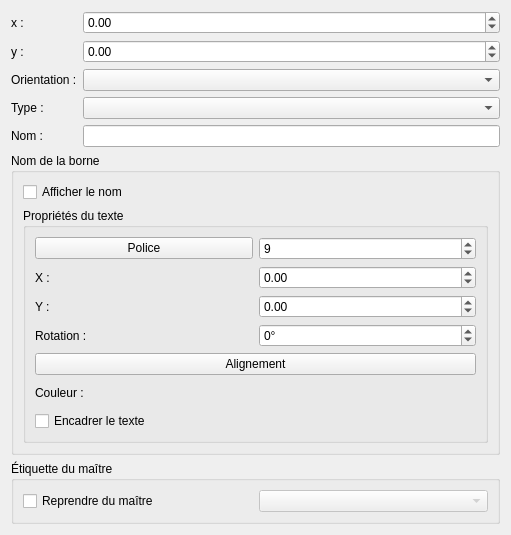
<?xml version="1.0" encoding="UTF-8"?>
<ui version="4.0">
 <class>TerminalEditor</class>
 <widget class="QWidget" name="TerminalEditor">
  <property name="geometry">
   <rect>
    <x>0</x>
    <y>0</y>
    <width>511</width>
    <height>500</height>
   </rect>
  </property>
  <property name="windowTitle">
   <string>Form</string>
  </property>
  <layout class="QGridLayout" name="gridLayout">
   <item row="1" column="0">
    <widget class="QLabel" name="label_2">
     <property name="text">
      <string>y :</string>
     </property>
    </widget>
   </item>
   <item row="0" column="1">
    <widget class="QDoubleSpinBox" name="m_x_dsb">
     <property name="minimum">
      <double>-5000.000000000000000</double>
     </property>
     <property name="maximum">
      <double>5000.000000000000000</double>
     </property>
    </widget>
   </item>
   <item row="1" column="1">
    <widget class="QDoubleSpinBox" name="m_y_dsb">
     <property name="minimum">
      <double>-5000.000000000000000</double>
     </property>
     <property name="maximum">
      <double>5000.000000000000000</double>
     </property>
    </widget>
   </item>
   <item row="2" column="0">
    <widget class="QLabel" name="label_3">
     <property name="text">
      <string>Orientation :</string>
     </property>
    </widget>
   </item>
   <item row="4" column="1">
    <widget class="QLineEdit" name="m_name_le"/>
   </item>
   <item row="2" column="1">
    <widget class="QComboBox" name="m_orientation_cb"/>
   </item>
   <item row="0" column="0">
    <widget class="QLabel" name="label">
     <property name="text">
      <string>x :</string>
     </property>
    </widget>
   </item>
   <item row="4" column="0">
    <widget class="QLabel" name="label_4">
     <property name="text">
      <string>Nom :</string>
     </property>
    </widget>
   </item>
   <item row="3" column="0">
    <widget class="QLabel" name="label_5">
     <property name="text">
      <string>Type :</string>
     </property>
    </widget>
   </item>
   <item row="3" column="1">
    <widget class="QComboBox" name="m_type_cb"/>
   </item>
   <item row="5" column="0" colspan="2">
    <widget class="QGroupBox" name="m_label_gb">
     <property name="title">
      <string>Nom de la borne</string>
     </property>
     <layout class="QVBoxLayout" name="verticalLayout_2">
      <item>
       <widget class="QCheckBox" name="m_show_name_cb">
        <property name="text">
         <string>Afficher le nom</string>
        </property>
       </widget>
      </item>
      <item>
       <widget class="QGroupBox" name="m_text_props_gb">
        <property name="title">
         <string>Propriétés du texte</string>
        </property>
         <layout class="QGridLayout" name="gridLayout_2">
           <item row="0" column="0">
            <widget class="QPushButton" name="m_font_pb">
             <property name="text">
              <string>Police</string>
             </property>
            </widget>
           </item>
           <item row="0" column="1">
            <widget class="QSpinBox" name="m_label_size_sb">
             <property name="minimum">
              <number>4</number>
             </property>
             <property name="maximum">
              <number>50</number>
             </property>
             <property name="value">
              <number>9</number>
             </property>
            </widget>
           </item>
           <item row="1" column="0">
            <widget class="QLabel" name="label_7">
             <property name="text">
              <string>X :</string>
             </property>
            </widget>
           </item>
           <item row="1" column="1">
            <widget class="QDoubleSpinBox" name="m_label_x_dsb">
             <property name="minimum">
              <double>-5000.000000000000000</double>
             </property>
             <property name="maximum">
              <double>5000.000000000000000</double>
             </property>
            </widget>
           </item>
           <item row="2" column="0">
            <widget class="QLabel" name="label_8">
             <property name="text">
              <string>Y :</string>
             </property>
            </widget>
           </item>
           <item row="2" column="1">
            <widget class="QDoubleSpinBox" name="m_label_y_dsb">
             <property name="minimum">
              <double>-5000.000000000000000</double>
             </property>
             <property name="maximum">
              <double>5000.000000000000000</double>
             </property>
            </widget>
           </item>
           <item row="3" column="0">
            <widget class="QLabel" name="label_10">
             <property name="text">
              <string>Rotation :</string>
             </property>
            </widget>
           </item>
           <item row="3" column="1">
            <widget class="QDoubleSpinBox" name="m_label_rotation_sb">
             <property name="wrapping">
              <bool>true</bool>
             </property>
             <property name="suffix">
              <string>°</string>
             </property>
             <property name="decimals">
              <number>0</number>
             </property>
             <property name="minimum">
              <double>0.000000000000000</double>
             </property>
             <property name="maximum">
              <double>359.000000000000000</double>
             </property>
            </widget>
           </item>
           <item row="4" column="0" colspan="2">
            <widget class="QPushButton" name="m_align_pb">
             <property name="text">
              <string>Alignement</string>
             </property>
            </widget>
           </item>
           <item row="5" column="0">
            <widget class="QLabel" name="label_13">
             <property name="text">
              <string>Couleur :</string>
             </property>
            </widget>
           </item>
           <item row="5" column="1">
            <widget class="QWidget" name="m_color_widget" native="true">
             <property name="minimumSize">
              <size>
               <width>40</width>
               <height>24</height>
              </size>
             </property>
            </widget>
           </item>
           <item row="6" column="0" colspan="2">
            <widget class="QCheckBox" name="m_label_frame_cb">
             <property name="text">
              <string>Encadrer le texte</string>
             </property>
            </widget>
           </item>
          </layout>
       </widget>
      </item>
     </layout>
    </widget>
   </item>
   <item row="6" column="0" colspan="2">
    <widget class="QGroupBox" name="m_master_label_gb">
     <property name="title">
      <string>Étiquette du maître</string>
     </property>
     <property name="visible">
      <bool>false</bool>
     </property>
     <layout class="QGridLayout" name="gridLayout_3">
      <item row="0" column="0">
       <widget class="QCheckBox" name="m_use_master_label_cb">
        <property name="text">
         <string>Reprendre du maître</string>
        </property>
       </widget>
      </item>
      <item row="0" column="1">
       <widget class="QComboBox" name="m_master_label_cb">
        <property name="enabled">
         <bool>false</bool>
        </property>
       </widget>
      </item>
     </layout>
    </widget>
   </item>
  </layout>
 </widget>
 <resources/>
 <connections/>
</ui>
